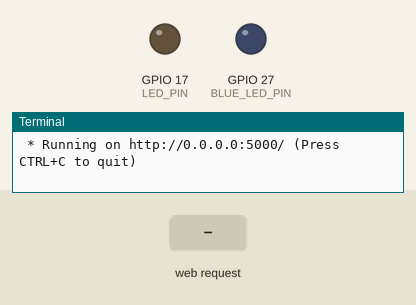
The program below on a simulated Raspberry Pi (BCM pin numbers). On the bench: output pins drawn as LEDs (lit = HIGH), the last lines printed to the terminal. The test bench sets the inputs (shaded band). The clock reads 2024-03-15 10:24:30 at power-on unless the program sets it.

Above: at 1.2 s.
1.3 s: HTTP request for /led/red/on received
At 2.2 s:
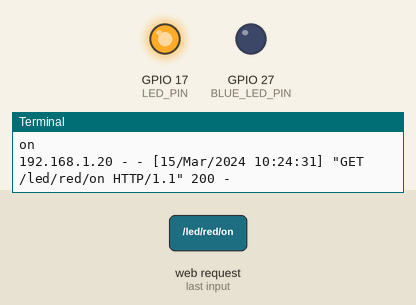
2.8 s: HTTP request for /led/blue/on received
At 3.3 s:
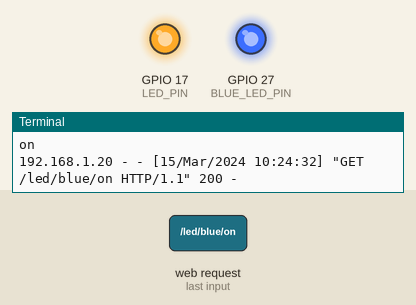
4.3 s: HTTP request for /led/red/off received
At 5.7 s:
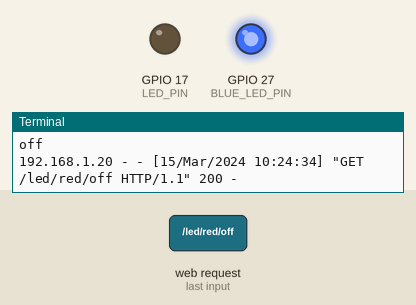
Timing chart, 0 to 7.3 s (numbered marks = the images above; inputs shaded):
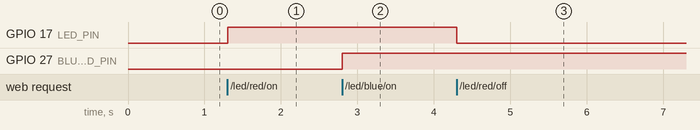

The program:

flask_led_task.py
```python
from flask import Flask
import RPi.GPIO as GPIO
import time

BLUE_LED_PIN= 27
LED_PIN = 17
GPIO.setmode(GPIO.BCM)
GPIO.setup(LED_PIN, GPIO.OUT)
GPIO.setup(BLUE_LED_PIN, GPIO.OUT)

app = Flask(__name__)

@app.route("/")
def hello():

    return '''
        <p>Hello, Flask!!</p>
        <a href="/led/red/on">RED LED ON</a>
        <a href="/led/red/off">RED LED OFF</a><br>
        <a href="/led/blue/on">BLUE LED ON</a>
        <a href="/led/blue/off">BLUE LED OFF</a>
    '''
@app.route("/led/red/<cmd>")
def led_red(cmd):
    print(cmd)
    if cmd == "on":
        GPIO.output(LED_PIN, GPIO.HIGH)
        return '''
            <p>RED LED ON</p>
            <a href="/">Go Home</a>
        '''
    elif cmd == "off":
        GPIO.output(LED_PIN, GPIO.LOW)
        return '''
            <p>RED LED OFF</p>
            <a href="/">Go Home</a>
        '''

@app.route("/led/blue/<cmd>")
def led_blue(cmd):
    print(cmd)
    if cmd == "on":
        GPIO.output(BLUE_LED_PIN, GPIO.HIGH)
        return '''
            <p>BLUE LED ON</p>
            <a href="/">Go Home</a>
        '''
    elif cmd == "off":
        GPIO.output(BLUE_LED_PIN, GPIO.LOW)
        return '''
            <p>BLUE LED OFF</p>
            <a href="/">Go Home</a>
        '''

if __name__ == "__main__":
    try:
        app.run(host = "0.0.0.0")
    finally:
        GPIO.cleanup()
```

Measured:
- after the input at 1.3 s, GPIO 17 (LED_PIN): LOW → HIGH at once
- after the input at 2.8 s, GPIO 27 (BLUE_LED_PIN): LOW → HIGH at once
- after the input at 4.3 s, GPIO 17 (LED_PIN): HIGH → LOW at once
